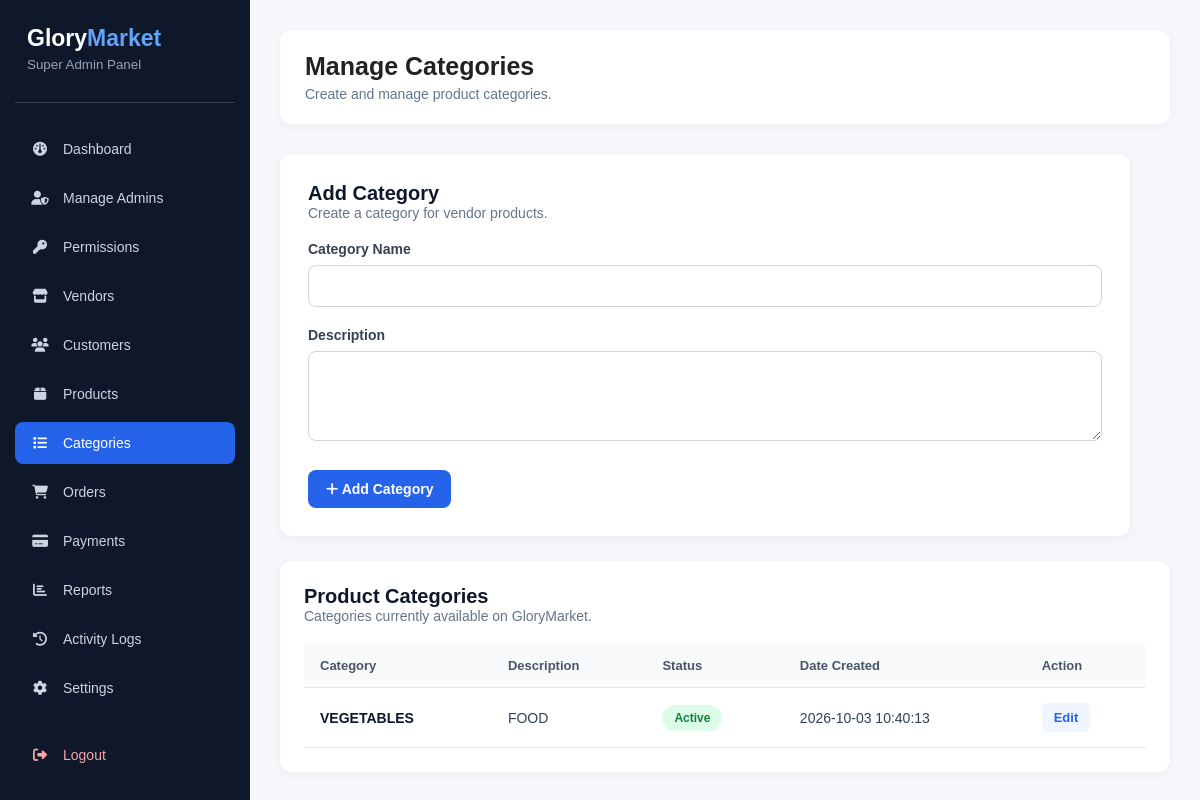
Screenshot of /admin/categories.php (signed in) with the database file from the repository.
### tables this page shows
CREATE TABLE `categories` (
  `id` int(11) NOT NULL,
  `name` varchar(100) NOT NULL,
  `description` text DEFAULT NULL,
  `status` enum('active','inactive') NOT NULL DEFAULT 'active',
  `created_at` timestamp NOT NULL DEFAULT current_timestamp(),
  `updated_at` timestamp NOT NULL DEFAULT current_timestamp() ON UPDATE current_timestamp()
);

### admin/categories.php (the view, shortened to what this page needs)
<?php
$pdo = getDbConnection();
$stmt = $pdo->prepare("
    SELECT
        id,
        name,
        description,
        status,
        created_at,
        updated_at
    FROM categories
    ORDER BY created_at DESC
");
$stmt->execute();
$categories = $stmt->fetchAll(PDO::FETCH_ASSOC);
?>
<!DOCTYPE html>
<html lang="en">
<head>
    <link
        rel="stylesheet"
        href="../assets/css/admin-dashboard.css"
    >
    <link
        rel="stylesheet"
        href="https://cdnjs.cloudflare.com/ajax/libs/font-awesome/6.5.1/css/all.min.css"
    >
</head>
<body>
<div class="dashboard-wrapper">
    <aside class="sidebar">
        <div class="sidebar-brand">
            <h2>
                Glory<span>Market</span>
            </h2>
            <small>
                Super Admin Panel
            </small>
        </div>
        <nav class="sidebar-nav">
            <a href="dashboard.php">
                <i class="fas fa-dashboard"></i>
                <span>Dashboard</span>
            </a>
            <a href="admins.php">
                <i class="fas fa-user-shield"></i>
                <span>Manage Admins</span>
            </a>
            <a href="permissions.php">
                <i class="fas fa-key"></i>
                <span>Permissions</span>
            </a>
            <a href="vendors.php">
                <i class="fas fa-store"></i>
                <span>Vendors</span>
            </a>
            <a href="customers.php">
                <i class="fas fa-users"></i>
                <span>Customers</span>
            </a>
            <a href="products.php">
                <i class="fas fa-box"></i>
                <span>Products</span>
            </a>
            <a href="categories.php" class="active">
                <i class="fas fa-list"></i>
                <span>Categories</span>
            </a>
            <a href="orders.php">
                <i class="fas fa-shopping-cart"></i>
                <span>Orders</span>
            </a>
            <a href="payments.php">
                <i class="fas fa-credit-card"></i>
                <span>Payments</span>
            </a>
            <a href="reports.php">
                <i class="fas fa-chart-bar"></i>
                <span>Reports</span>
            </a>
            <a href="activity-logs.php">
                <i class="fas fa-history"></i>
                <span>Activity Logs</span>
            </a>
            <a href="settings.php">
                <i class="fas fa-cog"></i>
                <span>Settings</span>
            </a>
            <a
                href="../logout.php"
                class="logout-link"
            >
                <i class="fas fa-sign-out-alt"></i>
                <span>Logout</span>
            </a>
        </nav>
    </aside>
    <main class="main-content">
        <div class="topbar">
            <div>
                <h1>Manage Categories</h1>
                <p>
                    Create and manage product categories.
                </p>
            </div>
        </div>
        <div class="form-panel">
            <div class="panel-header">
                <div>
                    <h2>
                        Add Category
                    </h2>
                    <p>
                        Create a category for vendor products.
                    </p>
                </div>
            </div>
            <form method="POST">
                <div class="form-group">
                    <label for="name">
                        Category Name
                    </label>
                    <input
                        type="text"
                        id="name"
                        name="name"
                        maxlength="100"
                        required
                    >
                </div>
                <div class="form-group">
                    <label for="description">
                        Description
                    </label>
                    <textarea
                        id="description"
                        name="description"
                        rows="4"
                    ></textarea>
                </div>
                <div class="form-actions">
                    <button
                        type="submit"
                        class="primary-btn"
                    >
                        <i class="fas fa-plus"></i>
                        Add Category
                    </button>
                </div>
            </form>
        </div>
        <div class="table-panel">
            <div class="panel-header">
                <div>
                    <h2>
                        Product Categories
                    </h2>
                    <p>
                        Categories currently available on GloryMarket.
                    </p>
                </div>
            </div>
            <div class="table-wrapper">
                <table class="orders-table">
                    <thead>
                        <tr>
                            <th>Category</th>
                            <th>Description</th>
                            <th>Status</th>
                            <th>Date Created</th>
                            <th>Action</th>
                        </tr>
                    </thead>
                    <tbody>
                    <?php if (!empty($categories)): ?>
                        <?php foreach ($categories as $category): ?>
                            <tr>
                                <td>
                                    <strong>
                                        <?= htmlspecialchars($category['name']) ?>
                                    </strong>
                                </td>
                                <td>
                                    <?= htmlspecialchars(
                                        $category['description'] ?: '-'
                                    ) ?>
                                </td>
                                <td>
                                    <span class="status-badge status-<?= htmlspecialchars($category['status']) ?>">
                                        <?= htmlspecialchars(
                                            ucfirst($category['status'])
                                        ) ?>
                                    </span>
                                </td>
                                <td>
                                    <?= htmlspecialchars(
                                        $category['created_at']
                                    ) ?>
                                </td>
                                <td>
                                    <a
                                        href="category-edit.php?id=<?= $category['id'] ?>"
                                        class="view-btn"
                                    >
                                        Edit
                                    </a>
                                </td>
                            </tr>
                        <?php endforeach; ?>
                    <?php endif; ?>
                    </tbody>
                </table>
            </div>
        </div>
    </main>
</div>
</body>
</html>

### rows the page displays
categories: name "VEGETABLES", description "FOOD", status "Active", created_at "2026-10-03 10:40:13"
